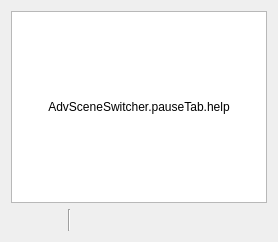
     <widget class="QWidget" name="pauseTab">
      <attribute name="title">
       <string>AdvSceneSwitcher.pauseTab.title</string>
      </attribute>
      <layout class="QVBoxLayout" name="verticalLayout_5">
       <item>
        <layout class="QGridLayout" name="gridLayout_6">
         <item row="0" column="0">
          <widget class="QListWidget" name="pauseEntries">
           <property name="sizePolicy">
            <sizepolicy hsizetype="Expanding" vsizetype="Expanding">
             <horstretch>0</horstretch>
             <verstretch>0</verstretch>
            </sizepolicy>
           </property>
           <property name="sortingEnabled">
            <bool>false</bool>
           </property>
          </widget>
         </item>
         <item row="0" column="0">
          <widget class="QLabel" name="pauseHelp">
           <property name="text">
            <string>AdvSceneSwitcher.pauseTab.help</string>
           </property>
           <property name="alignment">
            <set>Qt::AlignCenter</set>
           </property>
           <property name="wordWrap">
            <bool>true</bool>
           </property>
          </widget>
         </item>
        </layout>
       </item>
       <item>
        <layout class="QHBoxLayout" name="horizontalLayout_17">
         <property name="spacing">
          <number>4</number>
         </property>
         <item>
          <widget class="QPushButton" name="pauseAdd">
           <property name="maximumSize">
            <size>
             <width>22</width>
             <height>22</height>
            </size>
           </property>
           <property name="flat">
            <bool>true</bool>
           </property>
           <property name="themeID" stdset="0">
            <string notr="true">addIconSmall</string>
           </property>
           <property name="class" stdset="0">
            <string notr="true">icon-plus</string>
           </property>
          </widget>
         </item>
         <item>
          <widget class="QPushButton" name="pauseRemove">
           <property name="maximumSize">
            <size>
             <width>22</width>
             <height>22</height>
            </size>
           </property>
           <property name="flat">
            <bool>true</bool>
           </property>
           <property name="themeID" stdset="0">
            <string notr="true">removeIconSmall</string>
           </property>
           <property name="class" stdset="0">
            <string notr="true">icon-trash</string>
           </property>
          </widget>
         </item>
         <item>
          <spacer name="horizontalSpacer_46">
           <property name="orientation">
            <enum>Qt::Horizontal</enum>
           </property>
           <property name="sizeType">
            <enum>QSizePolicy::Fixed</enum>
           </property>
           <property name="sizeHint" stdset="0">
            <size>
             <width>5</width>
             <height>20</height>
            </size>
           </property>
          </spacer>
         </item>
         <item>
          <widget class="Line" name="line_15">
           <property name="orientation">
            <enum>Qt::Vertical</enum>
           </property>
          </widget>
         </item>
         <item>
          <spacer name="horizontalSpacer_57">
           <property name="orientation">
            <enum>Qt::Horizontal</enum>
           </property>
           <property name="sizeType">
            <enum>QSizePolicy::Fixed</enum>
           </property>
           <property name="sizeHint" stdset="0">
            <size>
             <width>5</width>
             <height>20</height>
            </size>
           </property>
          </spacer>
         </item>
         <item>
          <widget class="QPushButton" name="pauseUp">
           <property name="maximumSize">
            <size>
             <width>22</width>
             <height>22</height>
            </size>
           </property>
           <property name="text">
            <string/>
           </property>
           <property name="flat">
            <bool>true</bool>
           </property>
           <property name="themeID" stdset="0">
            <string>upArrowIconSmall</string>
           </property>
           <property name="class" stdset="0">
            <string notr="true">icon-up</string>
           </property>
          </widget>
         </item>
         <item>
          <widget class="QPushButton" name="pauseDown">
           <property name="maximumSize">
            <size>
             <width>22</width>
             <height>22</height>
            </size>
           </property>
           <property name="text">
            <string/>
           </property>
           <property name="flat">
            <bool>true</bool>
           </property>
           <property name="themeID" stdset="0">
            <string>downArrowIconSmall</string>
           </property>
           <property name="class" stdset="0">
            <string notr="true">icon-down</string>
           </property>
          </widget>
         </item>
         <item>
          <spacer name="horizontalSpacer_11">
           <property name="orientation">
            <enum>Qt::Horizontal</enum>
           </property>
           <property name="sizeHint" stdset="0">
            <size>
             <width>40</width>
             <height>20</height>
            </size>
           </property>
          </spacer>
         </item>
        </layout>
       </item>
      </layout>
     </widget>
